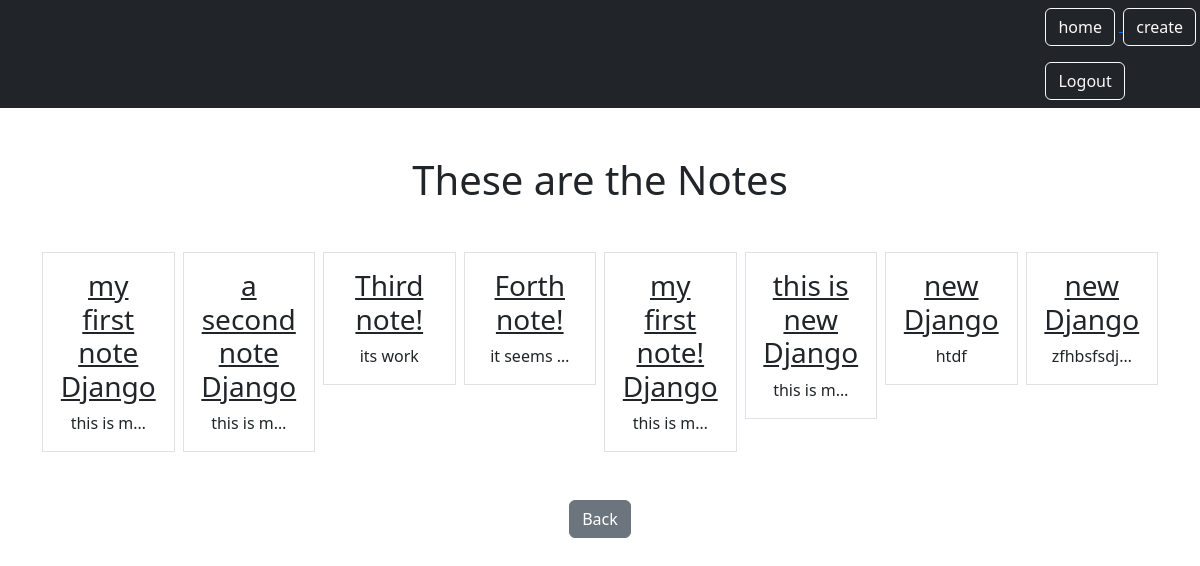
Page /smart/notes (signed in) on the committed database.
### notes/models.py (models this page shows)
class Notes(models.Model):
    title = models.CharField(max_length=200)
    text = models.TextField()
    creaated = models.DateTimeField(auto_now_add=True)
    user = models.ForeignKey(User,on_delete=models.CASCADE, related_name="notes")

### notes/views.py (the view)
# urls.py: path('notes', views.NotesListView.as_view(),name='notes.list'),
class NotesListView(LoginRequiredMixin,ListView):
    model = Notes
    context_object_name = 'notes'
    template_name = "notes/notes_list.html"
    login_url = "/log"
    def get_queryset(self):
        return self.request.user.notes.all()

### notes/templates/notes/notes_list.html
{% extends 'base.html' %} {% block content %}
<h1 class="my-5">These are the Notes</h1>
<div class="row row-cols3 g-2">
  {% for note in notes %}
  <div class="col">
    <div class="p-3 border">
    <a href="{% url 'notes.detail' pk=note.id %}" class="text-dark text-decoration-non"><h3>{{note.title}}</h3></a>
      {{note.text|truncatechars:10}}
    </div>
  </div>
  {% endfor %}
</div>
<a href="{% url 'home' %}"class="btn btn-secondary my-5"> Back</a>
{% endblock %}

### static/templates/base.html (shortened to what this page needs)
{% load static %}
<!DOCTYPE html>
<html lang="en">
<head>
    <link href="https://cdn.jsdelivr.net/npm/bootstrap@5.3.3/dist/css/bootstrap.min.css" rel="stylesheet">
</head>
<body>
    <nav class="navbar  navbar-dark bg-dark">
        <div class="ms-auto">
            {% if user.is_authenticated %}
            <a href="{% url 'notes.list'%}">
                <button class="btn btn-outline-light me-1 ">home</button>
            </a>
            <a href="{% url 'notes.new'%}">
                <button class="btn btn-outline-light me-1 ">create</button>
            </a>
            <form method="post" action="{% url 'notes.logout' %}">
                <button type="submit" class="btn btn-dark btn-outline-light mt-3">Logout</button>
            </form>
            {% endif %}
        </div>
    </nav>
    <div class="my-5 text-center container">
    {% block content %}
    {% endblock %}
</div>
</body>
</html>

### rows in the picture
Notes: title "my first note Django", text "this is m…"
Notes: title "a second note Django", text "this is m…"
Notes: title "Third note!", text "its work"
Notes: title "Forth note!", text "it seems …"
Notes: title "my first note! Django", text "this is m…"
Notes: title "this is new Django", text "this is m…"
Notes: title "new Django", text "htdf"
Notes: title "new Django", text "zfhbsfsdj…"
